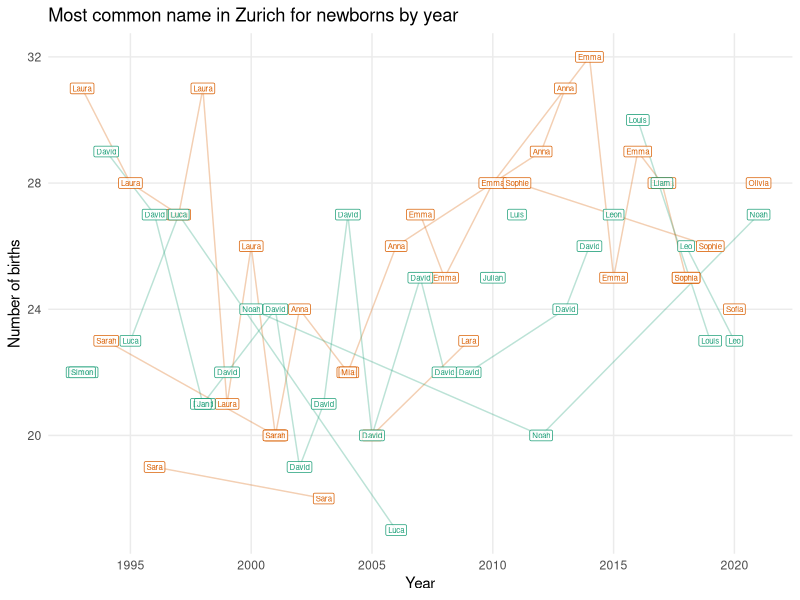

This figure's R source:
## ---- chunk 1
## this is the R chunk to specify the options
knitr::opts_chunk$set(echo = TRUE, # display R code in output
                      warning = FALSE, # don't display warning messages in output
                      message = FALSE, # don't display package loading message in output
                      fig.align = "center", # center figures by default
                      out.width = "100%"
                      )
## ---- chunk 2
## load data
dat <- read.csv(file = "../data/namesZurich.csv")

## data manipulations
library(dplyr)
datCleaned <- dat %>%
    rename(year = StichtagDatJahr,
           name = Vorname,
           sex = SexLang,
           births = AnzGebuWir) %>%
    group_by(year, sex) %>%
    top_n(n = 1, wt = births)
## ---- chunk 3
library(ggplot2)
ggplot(data = datCleaned, aes(x = year, y = births, color = sex)) +
    geom_line(aes(group = name), alpha = 0.3, show.legend = FALSE) +
    geom_label(aes(label = name), alpha = 0.8, show.legend = FALSE, size = 2) +
    scale_color_brewer(palette = "Dark2") +
    scale_x_continuous(breaks = seq(1995, 2020, 5)) + 
    labs(x = "Year", y = "Number of births",
         title = "Most common name in Zurich for newborns by year") +
    theme_minimal() +
    theme(panel.grid.minor = element_blank())
